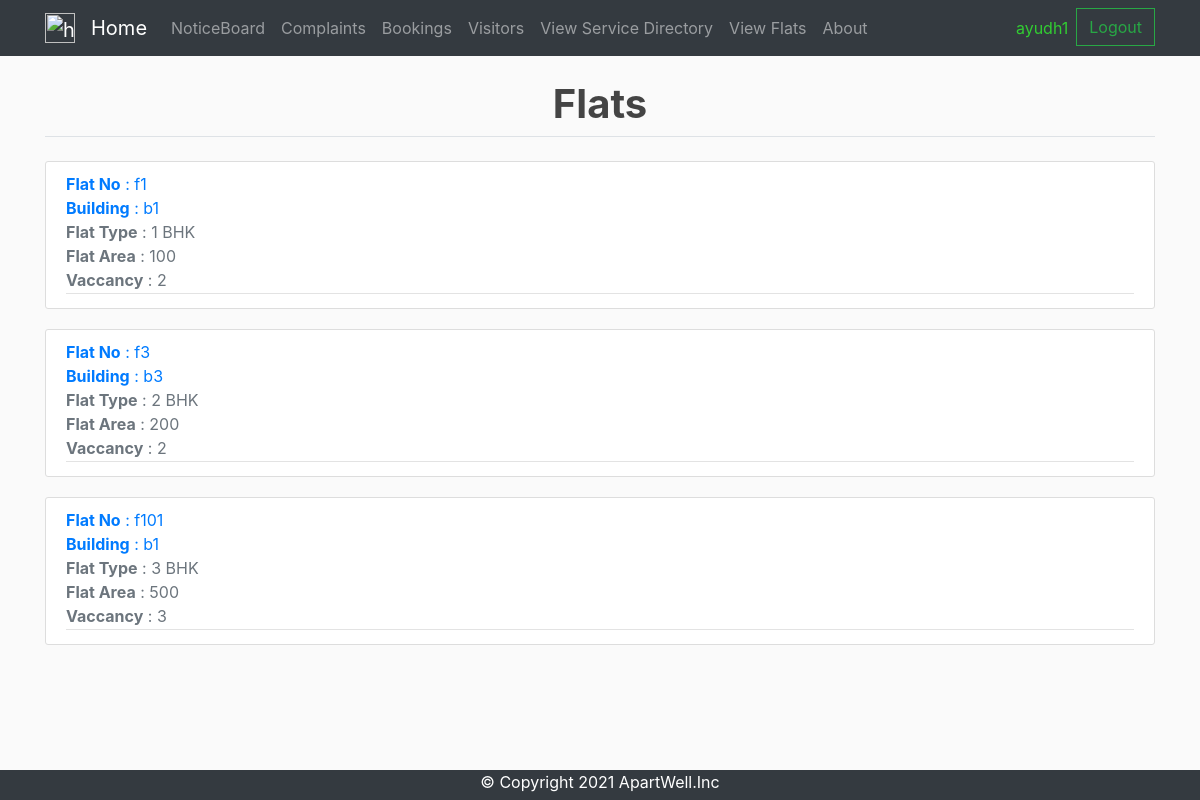
/view/flat/ (signed in), run on the app's committed database.
### buildings/models.py (models this page shows)
class Flat(models.Model):
	flat_id = models.CharField(max_length=10, primary_key=True)
	flat_no = models.CharField(max_length=20)
	flat_type = models.IntegerField()
	flat_area = models.IntegerField(default=0)
	vaccancy = models.IntegerField(default=0)
	building_id = models.ForeignKey(Building, on_delete=models.CASCADE)

class Building(models.Model):
	building_id = models.CharField(max_length=10, primary_key=True)
	building_name = models.CharField(max_length=30)
	n_floors = models.IntegerField(default=0)
	n_flats = models.IntegerField(default=0)

### buildings/views.py (the view)
# urls.py: path('view/flat/',views.view_flat, name="flat_details"),
def view_flat(request):
	model = Occupies.objects.filter(user_id = request.user.pk)
	flat_model = []
	for i in model:
		temp = Flat.objects.filter(flat_id = str(i.flat_id.pk))
		flat_model.append(temp)
	new_flat_model = []
	for i in flat_model:
		new_flat_model.append(i[0])
	return render(request, 'buildings/flat.html', {'flat_model':new_flat_model, 'all_flats':Flat.objects.all()})

### buildings/templates/buildings/flat.html (shortened to what this page needs)
{% extends 'base.html' %}
{% load static %}
{% block content %}
<!DOCTYPE html>
<html>
  <head>
  	<link rel="stylesheet" href="{% static 'table.css' %}">
  </head>
  <body>
    <legend class = "border-bottom mb-4"><h1 class="text-center"> <strong>Flats</strong></h1></legend>
        {% if user.is_authenticated and user.is_superuser %}
        {% for complaint in all_flats %}
        <article class="media content-section">
        <div class="media-body">
          <div class="article-metadata">
            <medium class="text-primary"><b>Flat No</b> : {{ complaint.flat_no }}</br></medium>
            <medium class="text-primary"><b>Building</b> : {{ complaint.building_id.building_name }}</br></medium>
            <medium class="text-muted"><b>Flat Type</b> : {{ complaint.flat_type }} BHK</br></medium>
            <medium class="text-muted"><b>Flat Area</b> : {{ complaint.flat_area }}</br></medium>
            <medium class="text-muted"><b>Vaccancy</b> : {{ complaint.vaccancy }}</br></medium>
          </div>
        </div>
        </article>
      {% endfor %}
      {% else %}
        {% for complaint in flat_model %}
        <article class="media content-section">
        <div class="media-body">
          <div class="article-metadata">
            <medium class="text-primary"><b>Flat No</b> : {{ complaint.flat_no }}</br></medium>
            <medium class="text-primary"><b>Building</b> : {{ complaint.building_id.building_name }}</br></medium>
            <medium class="text-muted"><b>Flat Type</b> : {{ complaint.flat_type }} BHK</br></medium>
            <medium class="text-muted"><b>Flat Area</b> : {{ complaint.flat_area }}</br></medium>
            <medium class="text-muted"><b>Vaccancy</b> : {{ complaint.vaccancy }}</br></medium>
          </div>
        </div>
        </article>
      {% endfor %}
    {% endif %}
  </body>
</html>
{% endblock %}

### templates/base.html (shortened to what this page needs)
{% load static %}
<html>
<head>
	<link rel="stylesheet" href="https://stackpath.bootstrapcdn.com/bootstrap/4.4.1/css/bootstrap.min.css">
	<link rel="stylesheet" type="text/css" href="{% static 'main.css' %}">
</head>
<body>
<nav class="navbar navbar-expand-lg navbar-dark bg-dark">
	<div class="container">
	  <a class="navbar-brand" href="{% url 'home' %}"><img  src="/static/apartments.png" width = "30" height = "30" alt="home" /></a>
	  <a class="navbar-brand" href="{% url 'home' %}">Home</a>
	  <div class="collapse navbar-collapse" id="navbarSupportedContent">
	    <ul class="navbar-nav mr-auto">
	    					<a class="nav-item nav-link" href="{% url 'noticeboard_notice_list' %}">NoticeBoard</a>
				{% if user.is_authenticated %}
						{% if user.is_superuser%}
							<a class="nav-item nav-link" href="{% url 'complaints:admin-complaint' %}">Complaints</a>
							<a class="nav-item nav-link" href="{% url 'bookings:admin-booking' %}">Bookings</a>
							<li class="nav-item dropdown">
							 <a class="nav-link dropdown-toggle" href="#" id="navbarDropdown" role="button" data-toggle="dropdown" aria-haspopup="true" aria-expanded="false">
								 Add User
							 </a>
							 <div class="dropdown-menu" aria-labelledby="navbarDropdown">
								 <a class="dropdown-item" href="{% url 'accounts:signup_resident' %}">Resident</a>
								 <div class="dropdown-divider"></div>
								 <a class="dropdown-item" href="{% url 'accounts:signup_watchmen' %}">Watchmen</a>
							 </div>
						 	</li>
						 	<a class="nav-item nav-link" href="{% url 'buildings:main_view'%}">View</a>
						{% elif user.profile.type == 'D' %}
							<a class="nav-item nav-link" href="{% url 'visitors:visitors_watchman' %}">Visitor Entry</a>
           				{% else %}
					 		 <a class="nav-item nav-link" href="{% url 'complaints:complaints_display' %}">Complaints</a>
			 				 <a class="nav-item nav-link" href="{% url 'bookings:bookings_display' %}">Bookings</a>
			 				 <a class="nav-item nav-link" href="{% url 'visitors:visitors_display' %}">Visitors</a>
  		                     <a class="nav-item nav-link" href="{% url 'buildings:service_directory_details'%}">View Service Directory</a>
  		                     <a class="nav-item nav-link" href="{% url 'buildings:flat_details'%}">View Flats</a>
					 {% endif %}
			 {% endif %}
			 <a class="nav-item nav-link" href="{% url 'about' %}">About</a>
	    </ul>
			<div class="form-inline my-2 my-lg-0">
					{% if not user.is_authenticated %}
							<a href="{% url 'accounts:login_user' %}">
									<button class="btn btn-outline-success my-2 my-sm-0" type="button">Log In</button>
							</a>
							<!-- <a href="{% url 'accounts:signup_resident' %}">
									<button class="btn btn-outline-success my-2 my-sm-0 ml-2" type="button" >
											Sign Up
									</button>
							</a> -->
					{% else %}
					<div class="navbar-nav">
							{% if user.is_superuser  %}
											<a class="nav-item nav-link" href="#" >{{ user.username }}</a>
											<a href="{% url 'accounts:logout_user' %}">
													<button class="btn btn-outline-success my-2 my-sm-0" type="button">Logout</button>
											</a>
							{% else%}
								<a class="nav-item nav-link" href="{% url 'accounts:profile' %}" style="color: #32CD32">{{ user.username }}</a>
								<a href="{% url 'accounts:logout_user' %}">
									<button class="btn btn-outline-success my-2 my-sm-0" type="button">Logout</button>
								</a>
							{% endif %}
					</div>
					{% endif %}
			</div>
		</div>
	</div>
</nav>
		<div class="container">
            <br>
            {% block content %}
            {% endblock content %}
         </div>
</body>
<div class="footer">
  <p>&copy; Copyright 2021 ApartWell.Inc</p>
</div>
</html>

### assets/main.css (style rules this page uses)
body { background: #fafafa; color: #333333; margin-top: 0rem; }
h1, h2, h3, h4, h5, h6 { color: #444444; }
ul { margin: 0; }
.content-section { background: #ffffff; padding: 10px 20px; border: 1px solid #dddddd; border-radius: 3px; margin-bottom: 20px; }
.article-metadata { padding-bottom: 1px; margin-bottom: 4px; border-bottom: 1px solid #e3e3e3 }
.bg-dark { background-color: #2d2e2f;!important; }
.btn { border-radius: 0; }

### templates/base.html (style rules this page uses)
.footer { position: fixed; left: 0; bottom: -10px; width: 100%; background-color: #343a40; color: white; text-align: center; }

### data on the page
Flat: flat_no "f1", building_id.building_name "b1", flat_type "1", flat_area "100", vaccancy "2"
Flat: flat_no "f3", building_id.building_name "b3", flat_type "2", flat_area "200", vaccancy "2"
Flat: flat_no "f101", building_id.building_name "b1", flat_type "3", flat_area "500", vaccancy "3"

### other printed values
{{ user.username }} "ayudh1"
